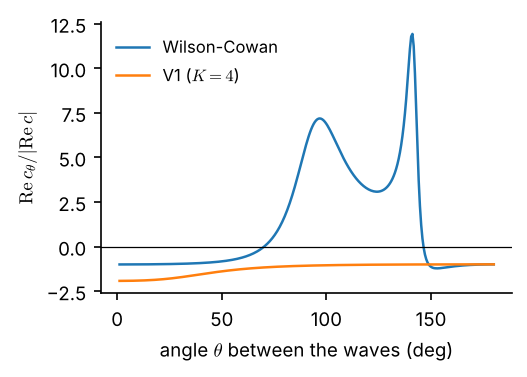

This figure's Python source:
"""Re c_theta versus the angle between two critical waves (report Sec. 10).

Usage: uv run python figures/cross_coupling.py   (writes figures/cross_coupling.pdf)
"""
import matplotlib
import numpy as np

from mcn_project import presets
from mcn_project.linear import find_onset
from mcn_project.normal_form import cross_coefficient

matplotlib.use("Agg")
import matplotlib.pyplot as plt

plt.style.use("figures/style.mplstyle")
theta = np.linspace(0.02, np.pi, 300)
fig, ax = plt.subplots(figsize=(3.4, 2.4), layout="constrained")
for name, model, rng in [("Wilson-Cowan", presets.wilson_cowan(length=58.264198846330785), (4, 9)),
                         ("V1 ($K=4$)", presets.v1(), (0, 1))]:
    onset = find_onset(model, 2, rng)
    c = np.array([cross_coefficient(model, onset, t) for t in theta])
    ax.plot(np.degrees(theta), c.real / abs(c[-1].real), label=name)
    print(name, "Re c_theta / |Re c| at 90 deg:", round(cross_coefficient(model, onset, np.pi / 2).real
                                                         / abs(c[-1].real), 3))
ax.axhline(0, color="k", lw=0.6)
ax.set(xlabel=r"angle $\theta$ between the waves (deg)", ylabel=r"$\mathrm{Re}\,c_\theta/|\mathrm{Re}\,c|$")
ax.legend()
fig.savefig("figures/cross_coupling.pdf")
fig.savefig("figures/cross_coupling.png", dpi=150)
